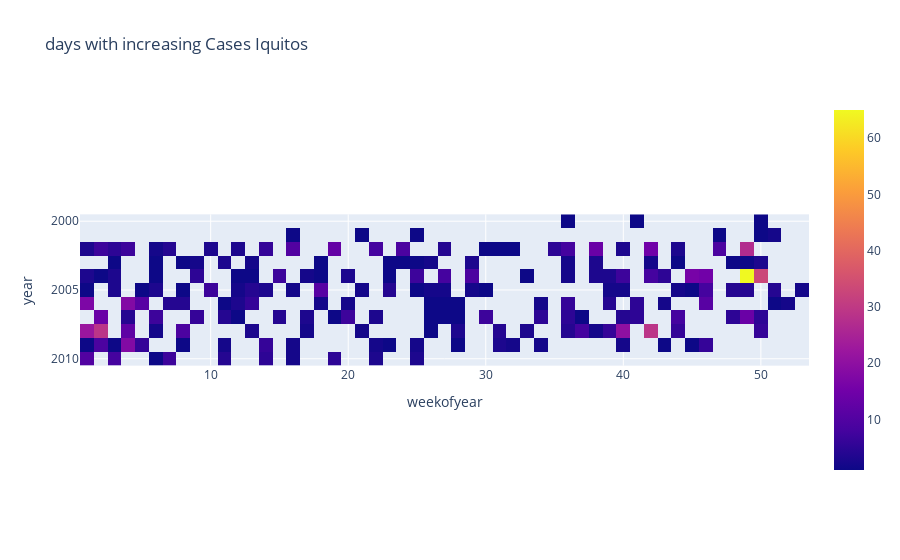

Notebook cell for this chart:
### Code cell
new_cases_iq.loc[~(new_cases_iq['new_cases']>0), "new_cases"] = np.nan
iq = new_cases_iq.groupby(["year", "weekofyear"]).mean(numeric_only=True).unstack().sort_index(ascending=False)
iq.columns = iq.columns.droplevel()
fig = px.imshow(iq, title="days with increasing Cases Iquitos")
fig.show()

### Figure 1 — Plotly figure (JSON) as saved in the notebook; plotly's stock layout.template omitted (floating-point values rounded to 4 significant figures; data arrays with more than 128 entries replaced by an {"elided": "..."} marker saying what was removed)
{"data": [{"coloraxis": "coloraxis", "hovertemplate": "weekofyear: %{x}<br>year: %{y}<br>color: %{z}<extra></extra>", "name": "0", "type": "heatmap", "x": [1, 2, 3, 4, 5, 6, 7, 8, 9, 10, 11, 12, 13, 14, 15, 16, 17, 18, 19, 20, 21, 22, 23, 24, 25, 26, 27, 28, 29, 30, 31, 32, 33, 34, 35, 36, 37, 38, 39, 40, 41, 42, 43, 44, 45, 46, 47, 48, 49, 50, 51, 52, 53], "xaxis": "x", "y": [2010, 2009, 2008, 2007, 2006, 2005, 2004, 2003, 2002, 2001, 2000], "yaxis": "y", "z": {"elided": "11x53 int values"}}], "layout": {"coloraxis": {"colorscale": [[0, "#0d0887"], [0.1111, "#46039f"], [0.2222, "#7201a8"], [0.3333, "#9c179e"], [0.4444, "#bd3786"], [0.5556, "#d8576b"], [0.6667, "#ed7953"], [0.7778, "#fb9f3a"], [0.8889, "#fdca26"], [1, "#f0f921"]]}, "title": {"text": "days with increasing Cases Iquitos"}, "xaxis": {"anchor": "y", "constrain": "domain", "domain": [0, 1], "scaleanchor": "y", "title": {"text": "weekofyear"}}, "yaxis": {"anchor": "x", "autorange": "reversed", "constrain": "domain", "domain": [0, 1], "title": {"text": "year"}}}}
